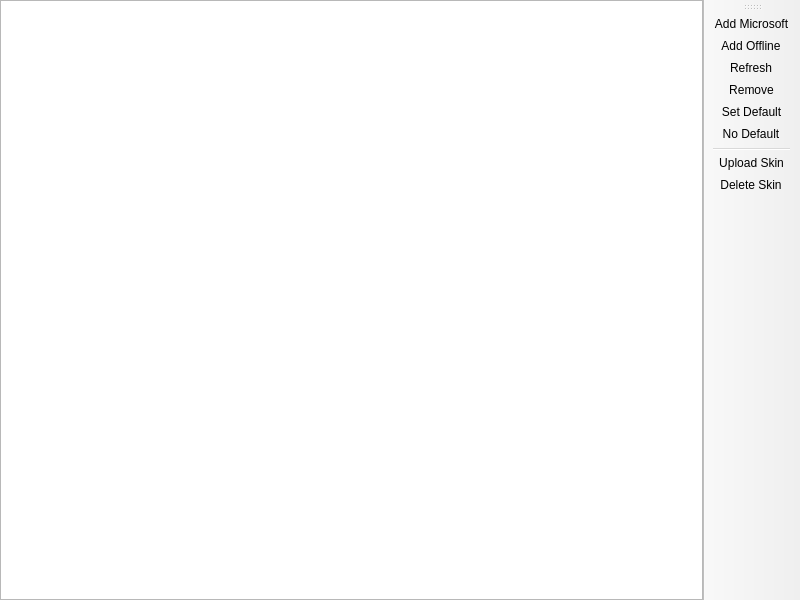
<?xml version="1.0" encoding="UTF-8"?>
<ui version="4.0">
 <class>AccountListPage</class>
 <widget class="QMainWindow" name="AccountListPage">
  <property name="geometry">
   <rect>
    <x>0</x>
    <y>0</y>
    <width>800</width>
    <height>600</height>
   </rect>
  </property>
  <widget class="QWidget" name="centralwidget">
   <layout class="QHBoxLayout" name="horizontalLayout">
    <property name="leftMargin">
     <number>0</number>
    </property>
    <property name="topMargin">
     <number>0</number>
    </property>
    <property name="rightMargin">
     <number>0</number>
    </property>
    <property name="bottomMargin">
     <number>0</number>
    </property>
    <item>
     <widget class="VersionListView" name="listView">
      <property name="alternatingRowColors">
       <bool>true</bool>
      </property>
      <property name="rootIsDecorated">
       <bool>false</bool>
      </property>
      <property name="itemsExpandable">
       <bool>false</bool>
      </property>
      <property name="allColumnsShowFocus">
       <bool>true</bool>
      </property>
      <attribute name="headerStretchLastSection">
       <bool>false</bool>
      </attribute>
     </widget>
    </item>
   </layout>
  </widget>
  <widget class="WideBar" name="toolBar">
   <attribute name="toolBarArea">
    <enum>RightToolBarArea</enum>
   </attribute>
   <attribute name="toolBarBreak">
    <bool>false</bool>
   </attribute>
   <addaction name="actionAddMicrosoft"/>
   <addaction name="actionAddOffline"/>
   <addaction name="actionRefresh"/>
   <addaction name="actionRemove"/>
   <addaction name="actionSetDefault"/>
   <addaction name="actionNoDefault"/>
   <addaction name="separator"/>
   <addaction name="actionUploadSkin"/>
   <addaction name="actionDeleteSkin"/>
  </widget>
  <action name="actionRemove">
   <property name="text">
    <string>Remove</string>
   </property>
  </action>
  <action name="actionSetDefault">
   <property name="text">
    <string>Set Default</string>
   </property>
  </action>
  <action name="actionNoDefault">
   <property name="checkable">
    <bool>true</bool>
   </property>
   <property name="text">
    <string>No Default</string>
   </property>
  </action>
  <action name="actionUploadSkin">
   <property name="text">
    <string>Upload Skin</string>
   </property>
  </action>
  <action name="actionDeleteSkin">
   <property name="text">
    <string>Delete Skin</string>
   </property>
   <property name="toolTip">
    <string>Delete the currently active skin and go back to the default one</string>
   </property>
  </action>
  <action name="actionAddMicrosoft">
   <property name="text">
    <string>Add Microsoft</string>
   </property>
  </action>
  <action name="actionAddOffline">
   <property name="text">
    <string>Add Offline</string>
   </property>
   <property name="toolTip">
    <string>Add an offline account (requires at least one Microsoft account)</string>
   </property>
  </action>
  <action name="actionRefresh">
   <property name="text">
    <string>Refresh</string>
   </property>
   <property name="toolTip">
    <string>Refresh the account tokens</string>
   </property>
  </action>
 </widget>
 <customwidgets>
  <customwidget>
   <class>VersionListView</class>
   <extends>QTreeView</extends>
   <header>ui/widgets/VersionListView.h</header>
  </customwidget>
  <customwidget>
   <class>WideBar</class>
   <extends>QToolBar</extends>
   <header>ui/widgets/WideBar.h</header>
  </customwidget>
 </customwidgets>
 <resources/>
 <connections/>
</ui>
